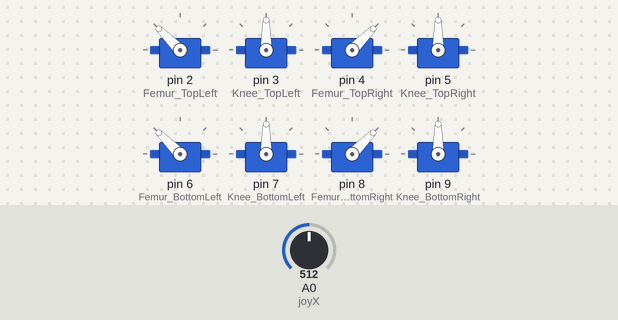
This sketch was run on a simulated Arduino Uno, built with avr-gcc and run on an emulated ATmega328P. Parts: 8 × servo. The test bench sets the inputs (shaded band); at power-on: A0 (joyX) = 512.

Above: at 6.2 s.
6.3 s: A0 (joyX) set to 561
7.8 s: A0 (joyX) set to 582
At 8.7 s:
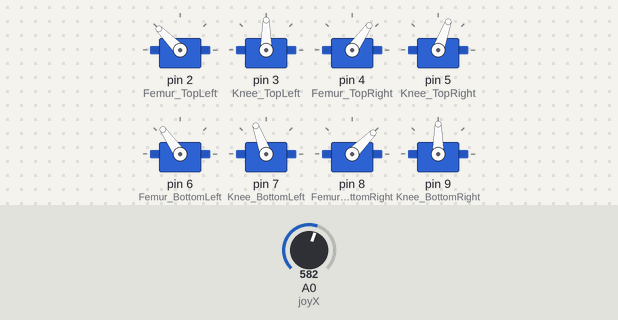
At 9.7 s:
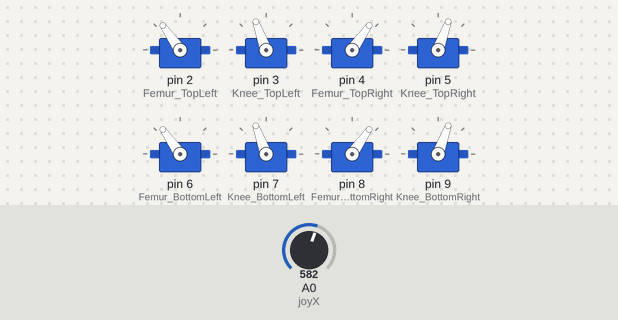
Timing chart, 0 to 16.8 s (numbered marks = the images above; inputs shaded):
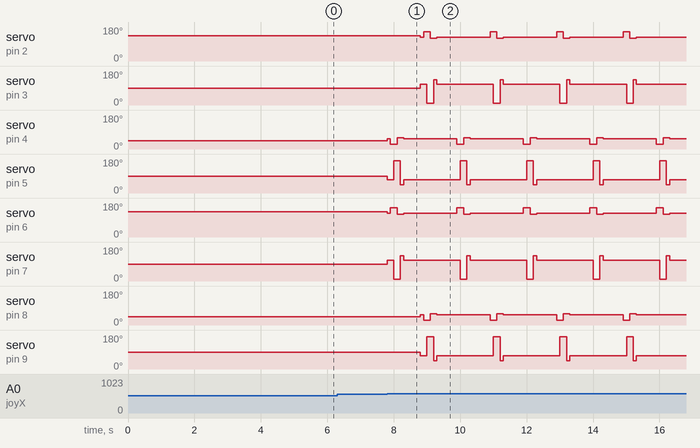

The sketch:

main.ino
```cpp
#include <Servo.h>

//define joystick pins (analog)
int joyX = 0;

//variable to read the values from the analog pins
int joyValX;

Servo Femur_TopLeft;
Servo Knee_TopLeft;
Servo Femur_TopRight;
Servo Knee_TopRight;
Servo Femur_BottomLeft;
Servo Knee_BottomLeft;
Servo Femur_BottomRight;
Servo Knee_BottomRight;

int posFemur_TopLeft = 135;         //2
int posKnee_TopLeft = 90;          //3
int posFemur_TopRight= 45;         //4
int posKnee_TopRight = 90;         //5
int posFemur_BottomLeft = 135;      //6
int posKnee_BottomLeft = 90;       //7
int posFemur_BottomRight = 45;     //8
int posKnee_BottomRight = 90;      //9

void setup() {
  Serial.begin(9600);

  Femur_TopLeft.attach(2);
  Knee_TopLeft.attach(3);
  Femur_TopRight.attach(4);
  Knee_TopRight.attach(5);
  Femur_BottomLeft.attach(6);
  Knee_BottomLeft.attach(7);
  Femur_BottomRight.attach(8);
  Knee_BottomRight.attach(9);

  Femur_TopLeft.write(posFemur_TopLeft);
  Knee_TopLeft.write(posKnee_TopLeft);
  Femur_TopRight.write(posFemur_TopRight);
  Knee_TopRight.write(posKnee_TopRight);
  Femur_BottomLeft.write(posFemur_BottomLeft);
  Knee_BottomLeft.write(posKnee_BottomLeft);
  Femur_BottomRight.write(posFemur_BottomRight);
  Knee_BottomRight.write(posKnee_BottomRight);

  delay(5000);
}

void loop()
{
  // read the value of joystick (btw 0-1023)
  joyValX = analogRead(joyX);
  joyValX = map(joyValX, 0, 1023, 0, 180); //transform analogue in angle for servos
  if (joyValX > 100)
  {
    ONE_STEP(Femur_TopRight, Knee_TopRight, Femur_BottomLeft, Knee_BottomLeft);
    ONE_STEP(Femur_BottomRight, Knee_BottomRight, Femur_TopLeft, Knee_TopLeft);
  }
}


// FUNCTIONS
void ONE_STEP(Servo &FemurRight, Servo &KneeRight, Servo &FemurLeft, Servo &KneeLeft)
{
  //Step 1
  int pos_FemurRight = 55;
  int pos_KneeRight = 70;
  int pos_FemurLeft = 125;
  int pos_KneeLeft = 110;
  FemurLeft.write(pos_FemurLeft);
  KneeLeft.write(pos_KneeLeft);
  FemurRight.write(pos_FemurRight);
  KneeRight.write(pos_KneeRight);
  delay(100);

  //Step 2
  pos_FemurRight = 25;
  pos_FemurLeft = 155;
  FemurLeft.write(pos_FemurLeft);
  FemurRight.write(pos_FemurRight);
  delay(100);


  //Step 3
  pos_KneeRight = 170;
  pos_KneeLeft = 10;
  KneeLeft.write(pos_KneeLeft);
  KneeRight.write(pos_KneeRight);
  delay(100);


  //Step 4
  pos_FemurRight = 60;
  pos_FemurLeft = 120;
  FemurLeft.write(pos_FemurLeft);
  FemurRight.write(pos_FemurRight);
  delay(100);


  //Step 5
  pos_KneeRight = 45;
  pos_KneeLeft = 135;
  KneeLeft.write(pos_KneeLeft);
  KneeRight.write(pos_KneeRight);
  delay(100);


  //Step 6
  pos_FemurRight = 55;
  pos_KneeRight = 70;
  pos_FemurLeft = 125;
  pos_KneeLeft = 110;
  FemurLeft.write(pos_FemurLeft);
  KneeLeft.write(pos_KneeLeft);
  FemurRight.write(pos_FemurRight);
  KneeRight.write(pos_KneeRight);
  delay(500);
}
```

Measured:
- the behaviour switches between 574 and 575 on A0 (joyX) (found by bisection; images 0 and 1)
- after the input at 6.3 s, every drawn part: stays the same
- after the input at 7.8 s, servo on pin 2 (Femur_TopLeft): 135° → 125° after 1.0 s, then repeats every 2.0 s: 155° 0.20 s, 120° 0.20 s, 125° 1.6 s; servo on pin 3 (Knee_TopLeft): 90° → 110° after 1.0 s, then repeats every 2.0 s: 10° 0.20 s, 135° 0.10 s, 110° 1.7 s
